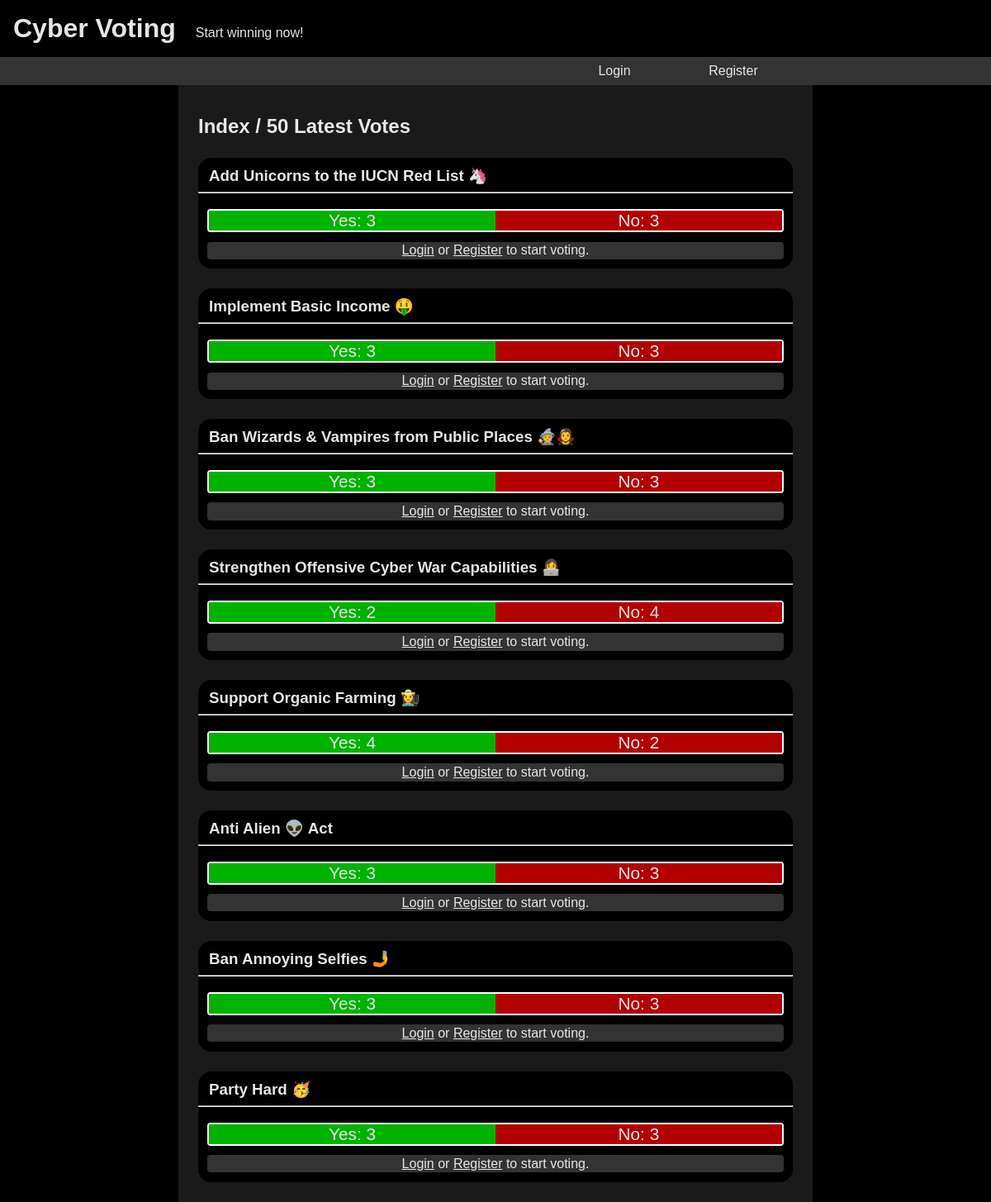
The page /index.html on the database its author committed.
### tables this page shows
CREATE TABLE polls (pollID INTEGER NOT NULL UNIQUE, title TEXT NOT NULL, description TEXT NOT NULL, 			creator TEXT NOT NULL, creatorsNotes TEXT, PRIMARY KEY(pollID));

### app.py (the view)
@app.route("/index.html")
def pageIndex():
	session = getSession(request)
	db = sqlite3.connect("data.sqlite3")
	c = db.cursor()
	c.execute("SELECT polls.pollID, title, sum(votedYes), count(votedYes) FROM polls \
		LEFT JOIN votes ON polls.pollID == votes.pollID \
		GROUP BY polls.pollID \
		ORDER BY polls.pollID DESC \
		LIMIT 50;") # sum(votesYes) is None, if count(votedYes) is 0
	polls = c.fetchall() # [(pollID_66, pollTitle_66, votesYes, votesTotal), (pollID_65, pollTitle_65, votesYes, votesTotal), ...]
	if session != None:
		c.execute("SELECT pollID, votedYes FROM votes WHERE userName = :userName;", {"userName": session[2]})
		userVotedYes = dict(c.fetchall()) # {pollID_1: 1, pollID_4: 0, ...}
	else:
		userVotedYes = {}
	db.close()
	response = make_response(render_template("index.html", session = session, polls = polls, votedYes = userVotedYes))
	if session:
		response.set_cookie(key = "session", value = session[0], max_age = session[1])
	return response

### app.py (called while the page is built, shortened)
@app.before_request
def removeSessionsExpired():
	db = sqlite3.connect("data.sqlite3")
	c = db.cursor()
	c.execute("DELETE FROM sessions WHERE expiresAfter < (SELECT datetime('now'));")
	db.commit()
	db.close()

def getSession(request):
	sessionCookie = request.cookies.get("session")
	if sessionCookie == None:
		return None

### templates/index.html
{% extends "base.html" %}
{% block content %}
<h2><a href="/index.html" class="title-link">Index / 50 Latest Votes</a></h2>
{% for poll in polls %}
<div class="vote">
	<h3><a href="/vote.html?v={{ poll[0] }}" class="title-link">{{ poll[1] }}</a></h3>
	<hr>
	<div class="vote-single">
		<div class="vote-bar">
			{% if poll[3] > 0 %}
			<div class="vote-bar-yes">Yes: {{ poll[2] }}</div><div class="vote-bar-no">No: {{ poll[3] - poll[2] }}</div>
			{% else %}
			<div class="vote-bar-yes">Yes: 0</div><div class="vote-bar-no">No: 0</div>
			{% endif %}
		</div>
		{% if session %}
			{% if votedYes.get(poll[0], None) is none %}
			<form action="/vote.html?v={{ poll[0] }}" method="post">
				<input type="hidden" value="Yes" name="vote">
				<input type="submit" value="Yes" class="vote-button vote-yes">
			</form>
			<form action="/vote.html?v={{ poll[0] }}" method="post">
				<input type="hidden" value="No" name="vote">
				<input type="submit" value="No" class="vote-button vote-no">
			</form>
			{% elif votedYes[poll[0]] %}
			<div class="voted-yes">You voted: Yes</div>
			{% else %}
			<div class="voted-no">You voted: No</div>
			{% endif %}
		{% else %}
			<div class="voted-none"><a href="/login.html" class="link">Login</a> or <a href="/register.html" class="link">Register</a> to start voting.</div>
		{% endif %}
	</div>
</div>
{% endfor %}
{% endblock %}

### templates/base.html (shortened to what this page needs)
<!DOCTYPE html>
<html>
	<head>
		<link type="text/css" rel="stylesheet" href="./main.css" />
	</head>
	<body>
		<header id="header">
			<h1><a href="/index.html">Cyber Voting</a></h1><span>Start winning now!</span>
		</header>
		<nav>
			{% if session %}
			<div id="logout">
				<span>Welcome, {{ session[2] }}!</span>
				<a href="/create.html"{% if current == "create" %} class="currentPage"{% endif %}>Create Vote</a>
				<form action="/logout.html" method="post">
					<input type="submit" value="Logout">
				</form>
			</div>
			{% else %}
			<div id="login">
				<a href="/login.html"{% if current == "login" %} class="currentPage"{% endif %}>Login</a>
				<a href="/register.html"{% if current == "reg" %} class="currentPage"{% endif %}>Register</a>
			</div>
			{% endif %}
		</nav>
		<section id="content">
			{% block content %}{% endblock %}
		</section>
	</body>
</html>

### www/main.css (style rules this page uses)
body { font-family: Arial, sans-serif; margin: 0; background-color: #000000; color: #e6e6e6; display: flex; flex-flow: row wrap; justify-content: space-around; min-width: 300px; }
body > * { flex: 1 100%; }
#header h1 { margin: 0px; display: inline-block; }
#header h1 a { display: block; padding: 0.5em; text-decoration: none; color: #e6e6e6; }
#header span { padding: 0.5em; }
nav { background-color: #333333; }
#login { display: flex; justify-content: flex-end; max-width: 720px; margin: auto; padding: 0 1.5em; }
#login a, #logout a { flex: 0 0 20%; text-align: center; text-decoration: none; color: #e6e6e6; padding: 0.5em 0; }
#content { background-color: #1a1a1a; max-width: 720px; padding: 0 1.5em 1.5em 1.5em; text-align: justify; }
#content > * { margin: 1.5em 0 0 0; }
.title-link { text-decoration: none; color: #e6e6e6; }
.link { color: #e6e6e6; }
.vote { background-color: #000000; padding-top: 0.7em; border-radius: 1em; margin: 0.7em 0.7em 0 0.7em; }
.vote h3 { padding: 0 0.7em; margin: 0; }
.vote-single { background-color: #000000; border-radius: 1em; display: flex; flex-flow: row wrap; }
.vote-bar { flex: 1 1 100%; margin: 0.7em; height: 1.5em; border-radius: 4px; border: 2px solid white; display: flex; flex-flow: row nowrap; justify-content: space-between; }
.vote-bar-yes { flex: 1 1 50%; display: inline-block; background-color: #00b300; height: 100%; text-align: center; font-size: 1.3em; }
.vote-bar-no { flex: 1 1 50%; display: inline-block; background-color: #b30000; height: 100%; text-align: center; font-size: 1.3em; }
.voted-none { flex: 1 1 100%; margin: 0 0.7em 0.7em 0.7em; padding: 0.1em; border-radius: 4px; text-align: center; background-color: #333333; }

### rows shown on the page
polls: title "Add Unicorns to the IUCN Red List 🦄", poll "3"
polls: title "Implement Basic Income 🤑", poll "3"
polls: title "Ban Wizards & Vampires from Public Places 🧙🧛‍♀️", poll "3"
polls: title "Strengthen Offensive Cyber War Capabilities 👩‍💻", poll "2", poll "4"
polls: title "Support Organic Farming 👩‍🌾", pollID "4", poll "2"
polls: title "Anti Alien 👽 Act", pollID "3", poll[3]-poll[2] "3"
polls: title "Ban Annoying Selfies 🤳", poll "3"
polls: title "Party Hard 🥳", poll "3"
